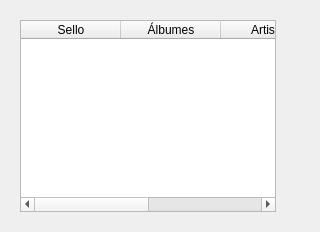
               <widget class="QWidget" name="sellos_por_genero">
                <layout class="QVBoxLayout" name="verticalLayout_33">
                 <item>
                  <widget class="QWidget" name="widget_13" native="true">
                   <layout class="QHBoxLayout" name="horizontalLayout_7">
                    <item>
                     <widget class="QTableWidget" name="table_labels_genres">
                      <property name="sizePolicy">
                       <sizepolicy hsizetype="Fixed" vsizetype="Expanding">
                        <horstretch>0</horstretch>
                        <verstretch>0</verstretch>
                       </sizepolicy>
                      </property>
                      <column>
                       <property name="text">
                        <string>Sello</string>
                       </property>
                      </column>
                      <column>
                       <property name="text">
                        <string>Álbumes</string>
                       </property>
                      </column>
                      <column>
                       <property name="text">
                        <string>Artistas</string>
                       </property>
                      </column>
                      <column>
                       <property name="text">
                        <string>Canciones</string>
                       </property>
                      </column>
                     </widget>
                    </item>
                    <item>
                     <widget class="QWidget" name="chart_label_genres" native="true">
                      <layout class="QVBoxLayout" name="verticalLayout_37"/>
                     </widget>
                    </item>
                   </layout>
                  </widget>
                 </item>
                </layout>
               </widget>
